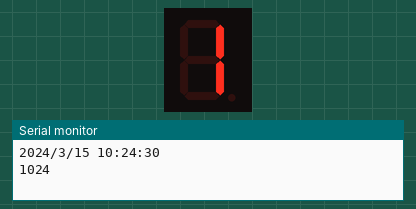
This sketch was run on a simulated Arduino Uno, built with avr-gcc and run on an emulated ATmega328P. On the bench: 1-digit seven-segment display, the last lines printed to the serial monitor. Wiring (inferred from the names in the program): 1-digit 7-segment display, segments lit when HIGH: segments pin 16, pin 5, pin 6, pin 7, pin 8, pin 9, pin 10. The local clock reads 2024-03-15 10:24:30 at power-on unless the sketch sets it; the segment pins are drawn as the display they are named for.

Above: at 0.1 s.
At 29.7 s:
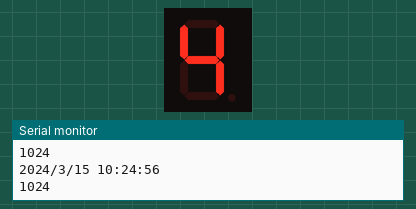
At 63.2 s:
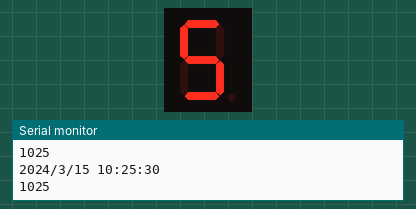
At 95.9 s:
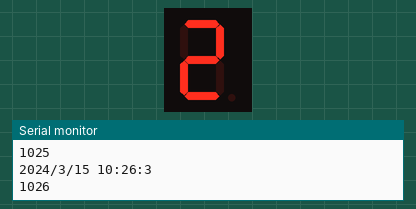
At 110.1 s:
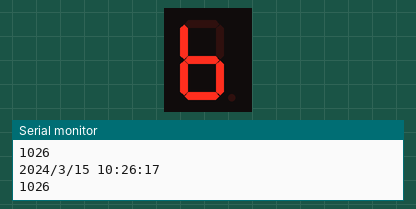
At 128.2 s:
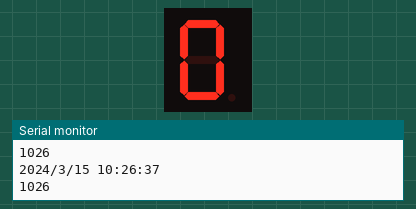

Measured:
- what the display in image 1 shows lasts 0.8 s, from 29.6 s to 30.4 s

The sketch:

1digit_clock_7segment.ino
```cpp
#include <Wire.h>
#include <RTClib.h>

RTC_DS1307 RTC;
int del=800; // delay between digits
int bdel=100; // blank delay

/*
DS1307 SDA pin 2
       SDL pin 3

common  tube is pin 2

*/

int sega =16;                 // tube 7 = segment a connected to pin 16
int segb =5;                 //  tube 8 = segment b connected to pin 5
int segc =6;                 //  tube 5 = segment c connected to pin 6
int segd =7;                 //  tube 4
int sege =8;                 //  tube 3
int segf =9;                 //  tube 9
int segg =10;                 // tube 6

void setup() {
    pinMode(sega, OUTPUT);      // sets the digital pin as output
    pinMode(segb, OUTPUT);
    pinMode(segc, OUTPUT);
    pinMode(segd, OUTPUT);
    pinMode(sege, OUTPUT);
    pinMode(segf, OUTPUT);
    pinMode(segg, OUTPUT);

  Serial.begin(57600);
    Wire.begin();
    RTC.begin();

//RTC.adjust(DateTime(__DATE__, __TIME__));
//uncomment to manually adjust time

    if (! RTC.isrunning()) {
        Serial.println("RTC not running, oh my!");
        // set the RTC to the date and time of sketch compilation
        RTC.adjust(DateTime(__DATE__, __TIME__));

        // This line sets the RTC with an explicit date & time, for example to set
        // January 21, 2014 at 3am you would call:
        // rtc.adjust(DateTime(2014, 1, 21, 3, 0, 0));
    }
}

void loop() {
    DateTime now = RTC.now();
    int h1, h2, m1, m2;
    Serial.print(now.year(), DEC);
    Serial.print('/');
    Serial.print(now.month(), DEC);
    Serial.print('/');
    Serial.print(now.day(), DEC);
    Serial.print(' ');
    Serial.print(now.hour(), DEC);
    Serial.print(':');
    Serial.print(now.minute(), DEC);
    Serial.print(':');
    Serial.print(now.second(), DEC);
    Serial.println();


    h1=int(now.hour()/10);
    h2=(now.hour())%10;
    m1=int(now.minute()/10);
    m2=(now.minute())%10;
    Serial.print(h1);
    Serial.print(h2);
    Serial.print(m1);
    Serial.println(m2);


    displayTime1(h1); // displays the time on the display
     delay(del);
     digitalWrite(sega, LOW);   // sets the segments off
     digitalWrite(segb, LOW);
     digitalWrite(segc, LOW);
     digitalWrite(segd, LOW);
     digitalWrite(sege, LOW);
     digitalWrite(segf, LOW);
     digitalWrite(segg, LOW);
     //delay(100);

    displayTime1(h2); // displays the time on the display
     delay(del);
     digitalWrite(sega, LOW);   // sets the segments off
     digitalWrite(segb, LOW);
     digitalWrite(segc, LOW);
     digitalWrite(segd, LOW);
     digitalWrite(sege, LOW);
     digitalWrite(segf, LOW);
     digitalWrite(segg, LOW);
     delay(400);

    displayTime1(m1); // displays the time on the display
     delay(del);
     digitalWrite(sega, LOW);   // sets the segments off
     digitalWrite(segb, LOW);
     digitalWrite(segc, LOW);
     digitalWrite(segd, LOW);
     digitalWrite(sege, LOW);
     digitalWrite(segf, LOW);
     digitalWrite(segg, LOW);
     //delay(100);

    displayTime1(m2); // displays the time on the display
     delay(del);
     digitalWrite(sega, LOW);   // sets the segments off
     digitalWrite(segb, LOW);
     digitalWrite(segc, LOW);
     digitalWrite(segd, LOW);
     digitalWrite(sege, LOW);
     digitalWrite(segf, LOW);
     digitalWrite(segg, LOW);
     delay(100);

  delay(3000);
}

void displayTime1(int z)
{
 switch (z) {

    case 0:
     digitalWrite(sega, HIGH);   // sets the segments on
     digitalWrite(segb, HIGH);
     digitalWrite(segc, HIGH);
     digitalWrite(segd, HIGH);
     digitalWrite(sege, HIGH);
     digitalWrite(segf, HIGH);
      break;

    case 1:
     digitalWrite(segb, HIGH);
     digitalWrite(segc, HIGH);
      break;

    case 2:
     digitalWrite(sega, HIGH);   // sets the segments on
     digitalWrite(segb, HIGH);
     digitalWrite(segg, HIGH);
     digitalWrite(sege, HIGH);
     digitalWrite(segd, HIGH);
      break;

    case 3:
     digitalWrite(sega, HIGH);   // sets the segments on
     digitalWrite(segb, HIGH);
     digitalWrite(segg, HIGH);
     digitalWrite(segc, HIGH);
     digitalWrite(segd, HIGH);
      break;

      case 4:
     digitalWrite(segf, HIGH);   // sets the segments on
     digitalWrite(segg, HIGH);
     digitalWrite(segb, HIGH);
     digitalWrite(segc, HIGH);
      break;

    case 5:
     digitalWrite(sega, HIGH);   // sets the segments on
     digitalWrite(segf, HIGH);
     digitalWrite(segg, HIGH);
     digitalWrite(segc, HIGH);
     digitalWrite(segd, HIGH);
      break;

      case 6:
     digitalWrite(segf, HIGH);   // sets the segments on
     digitalWrite(sege, HIGH);
     digitalWrite(segd, HIGH);
     digitalWrite(segc, HIGH);
     digitalWrite(segg, HIGH);
      break;

    case 7:
     digitalWrite(sega, HIGH);   // sets the segments on
     digitalWrite(segb, HIGH);
     digitalWrite(segc, HIGH);
      break;

      case 8:
     digitalWrite(sega, HIGH);   // sets the segments on
     digitalWrite(segb, HIGH);
     digitalWrite(segc, HIGH);
     digitalWrite(segd, HIGH);
     digitalWrite(sege, HIGH);
     digitalWrite(segf, HIGH);
     digitalWrite(segg, HIGH);
      break;

    case 9:
     digitalWrite(sega, HIGH);   // sets the segments on
     digitalWrite(segb, HIGH);
     digitalWrite(segc, HIGH);
     digitalWrite(segf, HIGH);
     digitalWrite(segg, HIGH);
      break;

    //default:
      // if nothing else matches, do the default
      // default is optional
  }


}
```
